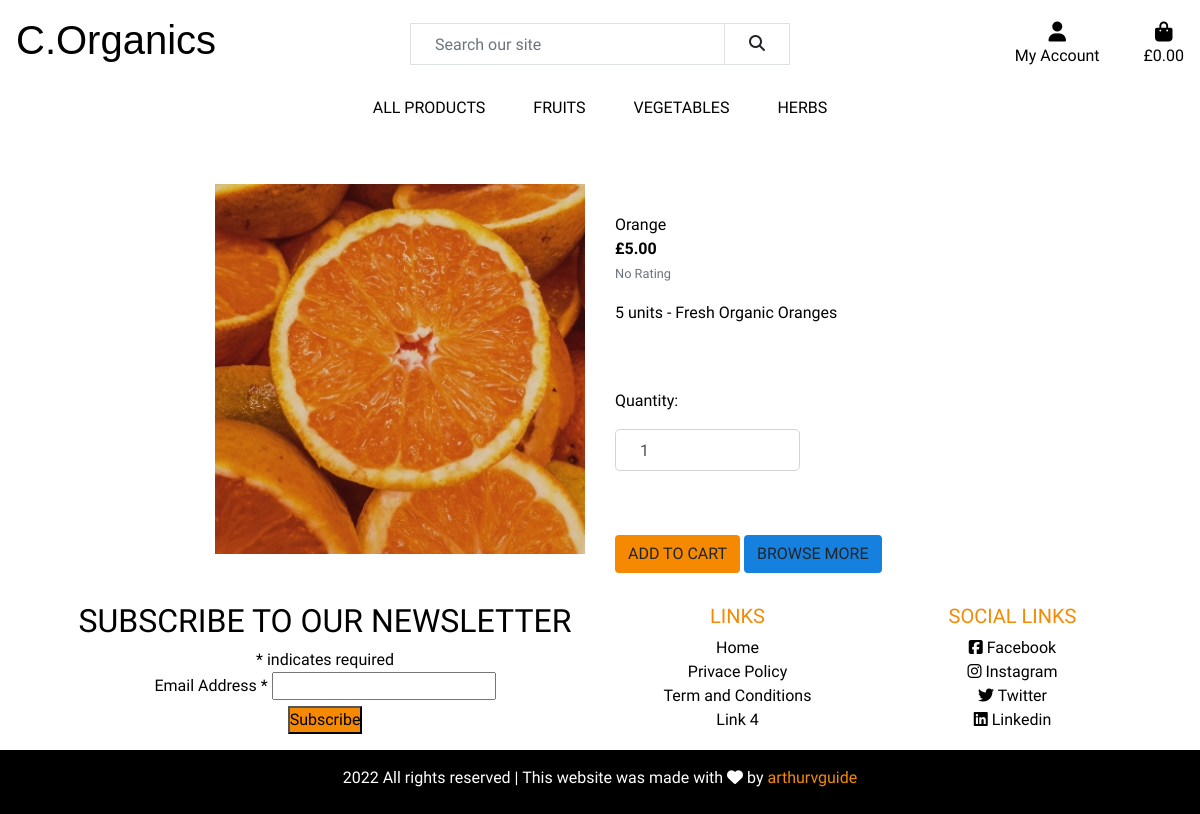
/products/6, run on the app's committed database.
### products/models.py (models this page shows, shortened)
class Product(models.Model):
    category = models.ForeignKey('Category', null=True, blank=True, on_delete=models.SET_NULL)
    name = models.CharField(max_length=254)
    description = models.TextField()
    price = models.DecimalField(max_digits=6, decimal_places=2)
    rating = models.DecimalField(max_digits=6, decimal_places=2, null=True, blank=True)
    image_url = models.URLField(max_length=1024, null=True, blank=True)
    image = models.ImageField(null=True, blank=True)

### products/views.py (the view)
# urls.py: path('<product_id>', views.product_detail, name='product_detail'),
def product_detail(request, product_id):
    product = get_object_or_404(Product, pk=product_id)
    context = {
        'product': product,
    }
    return render(request, 'products/product_detail.html', context)

### products/templates/products/product_detail.html (shortened to what this page needs)
{% extends "base.html" %}
{% load static %}
{% block content %}
    <div class="container-fluid">
        <div class="row align-items-center">
            <div class="col-12 col-md-6 col-lg-4 offset-lg-2">
                <div class="my-5">
                    {% if product.image %}
                        <a href="{{ product.image.url }}" target="_blank">
                            <img class="img-fluid" src="{{ product.image.url }}" alt="{{ product.name }}">
                        </a>
                        {% else %}
                        <a href="">
                            <img class="img-fluid" src="/media/no-image.png" alt="{{ product.name }}">
                        </a>
                    {% endif %}
                </div>
            </div>
            <div class="col-12 col-md-6 col-lg-4">
                <div class="mb-5 mt-md-5">
                    <p class="mb-0">{{ product.name }}</p>
                    <p class="mb-0 text-left font-weight-bold">£{{ product.price }}</p>
                    {% if product.rating %}
                        <small class="text-muted"><i class="fas fa-star mr-1"></i>{{ product.rating }} / 5</small>
                    {% else %}
                        <small class="text-muted">No Rating</small>
                    {% endif %}
                    <p class="mt-3">{{ product.description }}</p>
                </div>
                <form class="form" action="#" method="POST">
                    <div class="form-row">
                        <div class="col-12">
                            <p class="mt-3">Quantity:</strong></p>
                            <div class="form-group w-50">
                                <div class="input-group">
                                    <input class="form-control qty_input" type="number" name="quantity" value="1" min="1" max="99" data-item_id="{{ product.id }}" id="id_qty_{{ product.id }}">
                                </div>
                            </div>
                        </div>
                        <div class="col-12">
                            <input type="submit" class="btn btn-add-cart text-uppercase mt-5" value="Add to Cart">
                            <a href="{% url 'products' %}" class="btn btn-browse mt-5">
                                <span class="text-uppercase">Browse more</span>
                            </a>
                        </div>
                    </div>
                </form>
            </div>
        </div>
    </div>
{% endblock %}

### static/css/style.css (style rules this page uses)
html { height: 100%; }
body { font-family: 'K2D', sans-serif; overflow-x: hidden; color: black; }
a { color:#000; }
* { margin: 0; padding: 0px; box-sizing: border-box; }
.form-control { height: calc(2.5rem + 2px); padding: 0.5rem 1.5rem; font-size: 1rem; line-height: 1.5; border-radius: 0.3rem; }
.btn-add-cart { background-color: #f58902; }
.btn-browse { background-color: #1580de; }

### data on the page
Product: image (picture), name "Orange", price "5.00", description "5 units - Fresh Organic Oranges"
